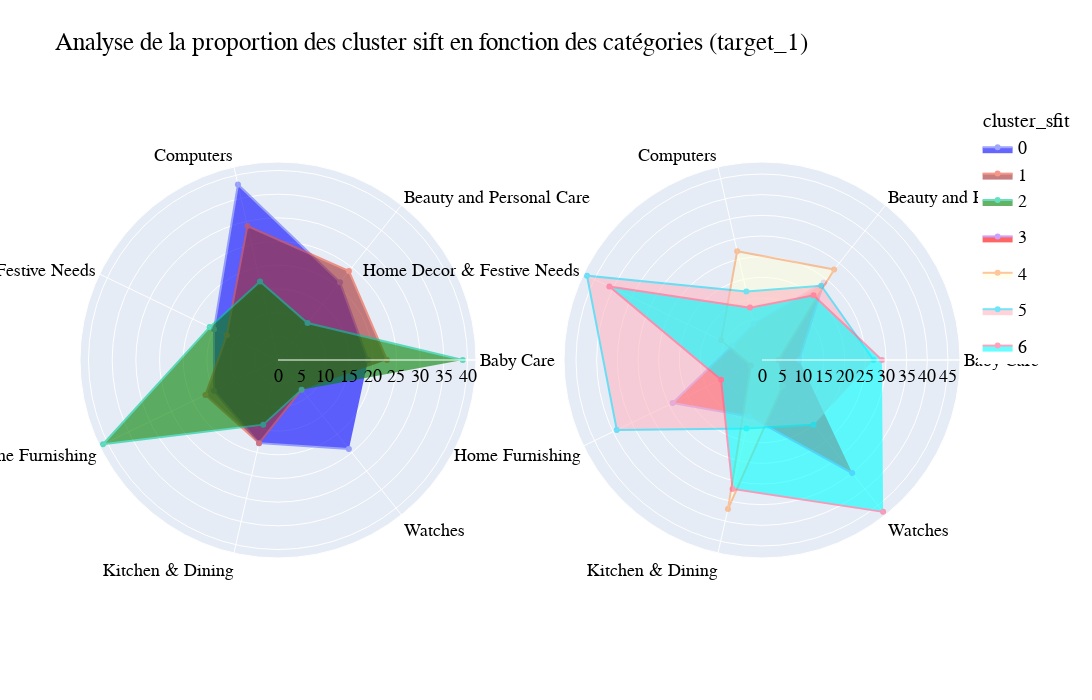

Write notebook code for a chart like this one.
### Code cell
import plotly.graph_objects as go
from plotly.subplots import make_subplots
import seaborn as sns

compt_1=range(3)
compt_2=range(3,7)
colors_1=["blue", "brown", "green"]
colors_2=["red","lightyellow", "lightpink", "cyan"]

fig = make_subplots(rows=1, cols=2, specs=[[{'type': 'polar'}]*2])
for i,color in zip(compt_1, colors_1):
  fig.add_trace(go.Scatterpolar(
        name = str(i),
        r = df_analyseCluster[df_analyseCluster['cluster_sift']==i]['nombre'],
        theta = df_analyseCluster[df_analyseCluster['cluster_sift']==i]['target_1'],
        fill='toself',
        fillcolor=color, opacity=0.6,
        showlegend=True,
      legendgrouptitle=dict(text="cluster_sfit"), legendgroup = "cluster_sfit",
      ), 1, 1)

for i,color in zip(compt_2, colors_2): 
  fig.add_trace(go.Scatterpolar(
        name = str(i),
        r = df_analyseCluster[df_analyseCluster['cluster_sift']==i]['nombre'],
        theta = df_analyseCluster[df_analyseCluster['cluster_sift']==i]['target_1'],
        fill='toself',
        fillcolor=color, opacity=0.6,
        showlegend=True,
    ),
      1, 2)

fig.update_layout(
    polar=dict(
        radialaxis=dict(
                        visible=True
                    )
            ),
    title=" Analyse de la proportion des cluster sift en fonction des catégories (target_1)",
    
    font=dict(
        color='black',
        size=18, #can change the size of font here
        family='Times New Roman'
             ),
    
autosize=False,
    width=1700,
    height=700,
)

#images_dir = '/content/drive/My Drive/P6_DIALLO_Fatoumata/fig'
#plt.savefig(f"{images_dir}/radar_chart_cluster_sift.png", bbox_inches="tight", format="png")
#plt.savefig("fig/radar_chart_cluster_sift_go.pdf", bbox_inches="tight", format="pdf")
fig.show()
fig.write_image("fig/radar_chart_cluster_sift_go.png")

### Figure 1 — Plotly figure (JSON) as saved in the notebook; plotly's stock layout.template omitted (floating-point values rounded to 4 significant figures)
{"data": [{"fill": "toself", "fillcolor": "blue", "legendgroup": "cluster_sfit", "legendgrouptitle": {"text": "cluster_sfit"}, "name": "0", "opacity": 0.6, "r": [19, 21, 38, 15, 15, 18, 24], "showlegend": true, "subplot": "polar", "theta": ["Baby Care", "Beauty and Personal Care", "Computers", "Home Decor & Festive Needs", "Home Furnishing", "Kitchen & Dining", "Watches"], "type": "scatterpolar"}, {"fill": "toself", "fillcolor": "brown", "legendgroup": "cluster_sfit", "legendgrouptitle": {"text": "cluster_sfit"}, "name": "1", "opacity": 0.6, "r": [23, 24, 29, 12, 17, 18, 8], "showlegend": true, "subplot": "polar", "theta": ["Baby Care", "Beauty and Personal Care", "Computers", "Home Decor & Festive Needs", "Home Furnishing", "Kitchen & Dining", "Watches"], "type": "scatterpolar"}, {"fill": "toself", "fillcolor": "green", "legendgroup": "cluster_sfit", "legendgrouptitle": {"text": "cluster_sfit"}, "name": "2", "opacity": 0.6, "r": [39, 10, 17, 16, 41, 14, 8], "showlegend": true, "subplot": "polar", "theta": ["Baby Care", "Beauty and Personal Care", "Computers", "Home Decor & Festive Needs", "Home Furnishing", "Kitchen & Dining", "Watches"], "type": "scatterpolar"}, {"fill": "toself", "fillcolor": "red", "name": "3", "opacity": 0.6, "r": [9, 24, 9, 8, 24, 14, 35], "showlegend": true, "subplot": "polar2", "theta": ["Baby Care", "Beauty and Personal Care", "Computers", "Home Decor & Festive Needs", "Home Furnishing", "Kitchen & Dining", "Watches"], "type": "scatterpolar"}, {"fill": "toself", "fillcolor": "lightyellow", "name": "4", "opacity": 0.6, "r": [4, 28, 27, 11, 3, 37, 8], "showlegend": true, "subplot": "polar2", "theta": ["Baby Care", "Beauty and Personal Care", "Computers", "Home Decor & Festive Needs", "Home Furnishing", "Kitchen & Dining", "Watches"], "type": "scatterpolar"}, {"fill": "toself", "fillcolor": "lightpink", "name": "5", "opacity": 0.6, "r": [27, 23, 17, 47, 39, 17, 20], "showlegend": true, "subplot": "polar2", "theta": ["Baby Care", "Beauty and Personal Care", "Computers", "Home Decor & Festive Needs", "Home Furnishing", "Kitchen & Dining", "Watches"], "type": "scatterpolar"}, {"fill": "toself", "fillcolor": "cyan", "name": "6", "opacity": 0.6, "r": [29, 20, 13, 41, 11, 32, 47], "showlegend": true, "subplot": "polar2", "theta": ["Baby Care", "Beauty and Personal Care", "Computers", "Home Decor & Festive Needs", "Home Furnishing", "Kitchen & Dining", "Watches"], "type": "scatterpolar"}], "layout": {"autosize": false, "font": {"color": "black", "family": "Times New Roman", "size": 18}, "height": 700, "polar": {"domain": {"x": [0, 0.45], "y": [0, 1]}, "radialaxis": {"visible": true}}, "polar2": {"domain": {"x": [0.55, 1], "y": [0, 1]}}, "title": {"text": " Analyse de la proportion des cluster sift en fonction des catégories (target_1)"}, "width": 1700}}
